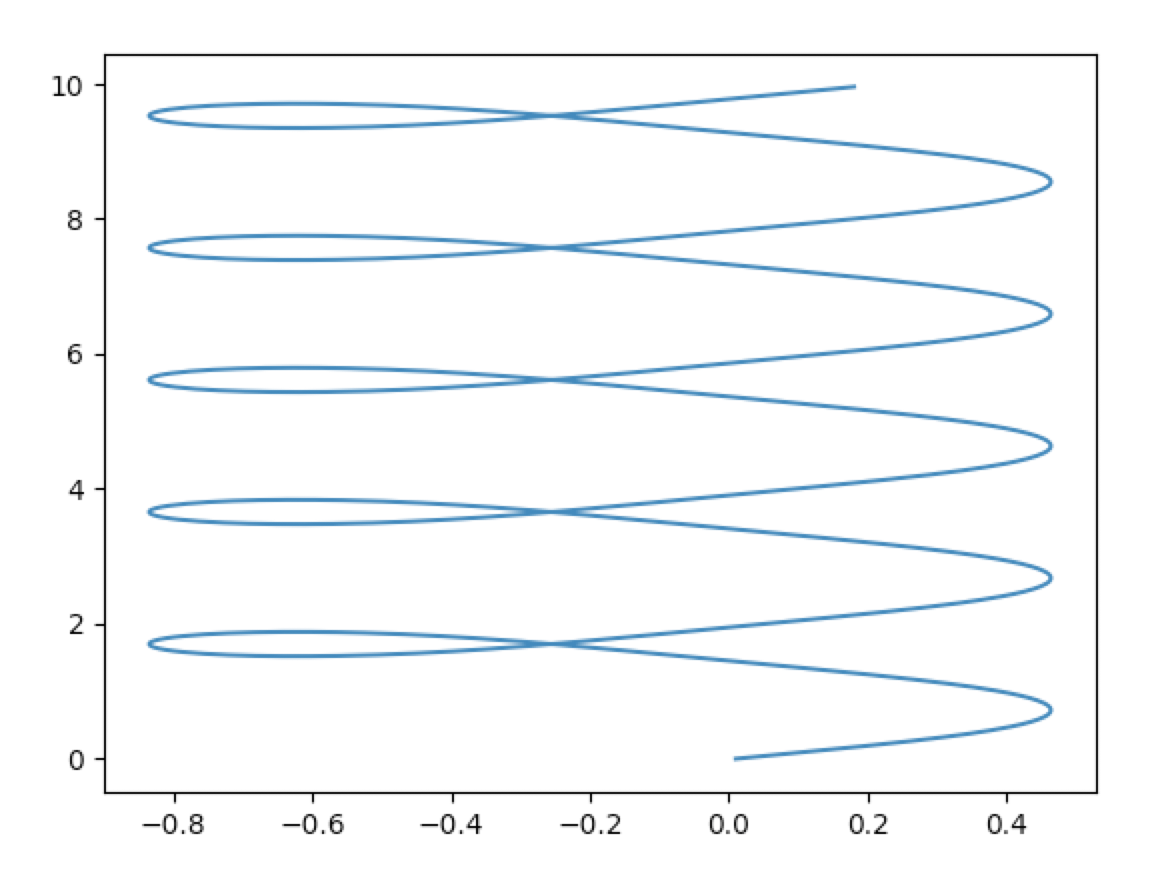

The Python source for this figure:
from math import sqrt

from scipy import integrate as itg
import numpy as np
import matplotlib.pyplot as plt


def derivs(y, t, E, B, q, m):
    B_0 = 1e-8 # for this magnitude B_O field I can observe a drift in the x-direction
    y_0 = 1e1

    d = np.zeros(np.shape(y))
    B[2] = B_0 * y[1] * y[1] / (y_0 * y_0) # B_z = y * y / (y_0 * y_0)

    d[0:3] = y[3:6]
    d[3:6] = q / m * (E + np.cross(y[3:6], B))
    return d

E = np.array([0.0, 0.0, 0.0])
B = np.array([0.0, 0.0, 0.0])

q = 1.602e-19
m = 9.109e-31

y_0 = 0

ti = 0.0
tf = 10.0
num_points = 1000
t = np.linspace(ti, tf, num_points)

v_0 = 1.0

y0 = np.array([0.0, 0.01, 0.0, v_0 * sqrt(2), v_0 * sqrt(2), 0.0])
res = itg.odeint(derivs, y0, t, args=(E, B, q, m))

x = [i[0] for i in res]
y = [i[1] for i in res]
z = [i[2] for i in res]

plt.plot(y, x)
plt.show(block=True)
